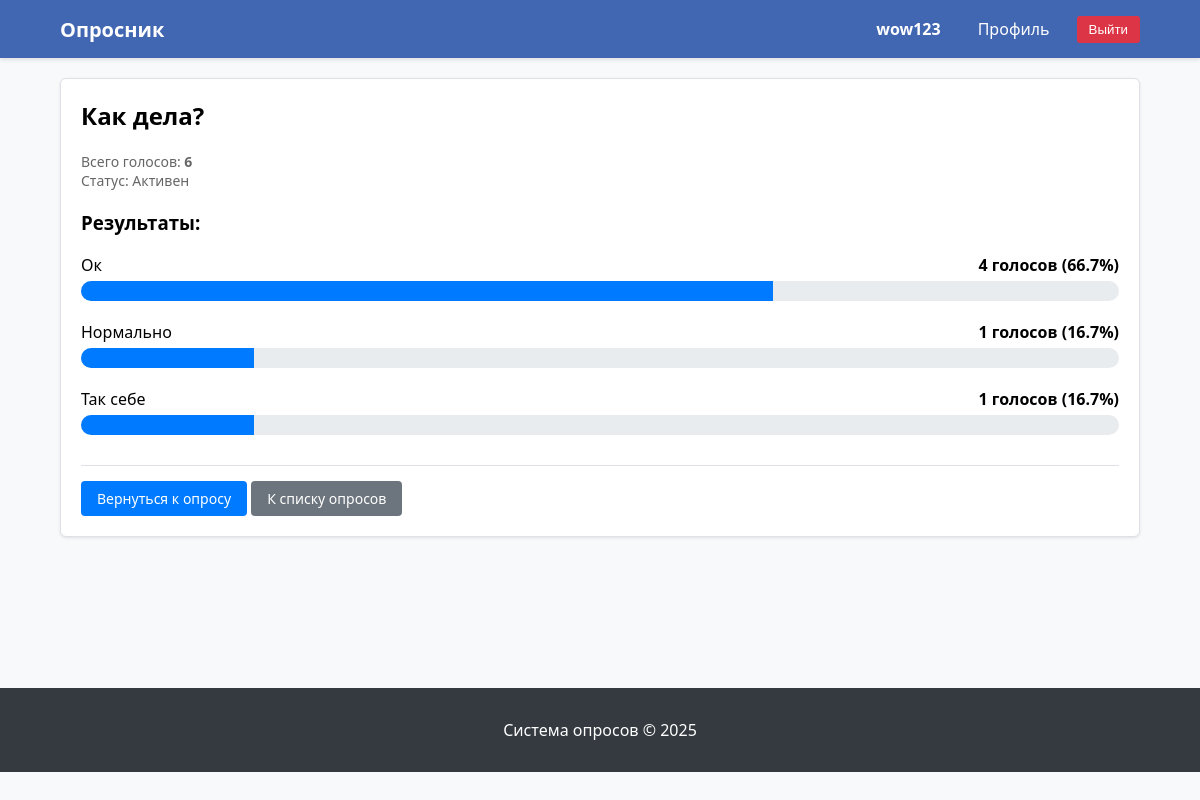
The app's page /polls/8/results/ (signed in) with its own data.
### polls/models.py (models this page shows, shortened)
class Question(models.Model):
    question_text = models.CharField(max_length=200, verbose_name='текст вопроса')
    pub_date = models.DateTimeField('дата публикации')
    description = models.TextField('полное описание', blank=True)
    short_description = models.CharField('краткое описание', max_length=300, blank=True)
    image = models.ImageField('изображение', upload_to='questions/', blank=True, null=True)
    author = models.ForeignKey(User, on_delete=models.SET_NULL, null=True, blank=True, verbose_name='автор')
    end_date = models.DateTimeField('окончание опроса', null=True, blank=True)
    def is_active(self):
        if self.end_date:
            return timezone.now() <= self.end_date
        return True  # Если end_date не указан, опрос всегда активен

class Choice(models.Model):
    question = models.ForeignKey(Question, on_delete=models.CASCADE, verbose_name='вопрос')
    choice_text = models.CharField(max_length=200, verbose_name='текст варианта')
    votes = models.IntegerField(default=0, verbose_name='голоса')
    voters = models.ManyToManyField(User, blank=True, related_name='votes', verbose_name='проголосовавшие')
    def get_percentage(self, total_votes):
        if total_votes > 0:
            return (self.votes / total_votes) * 100
        return 0

### polls/views.py (the view)
# urls.py: path('<int:question_id>/results/', views.results, name='results'),
def results(request, question_id):
    question = get_object_or_404(Question, pk=question_id)
    total_votes = sum(choice.votes for choice in question.choice_set.all())
    choices = []
    for choice in question.choice_set.all():
        percentage = choice.get_percentage(total_votes) if total_votes > 0 else 0
        choices.append({
            'choice': choice,
            'percentage': round(percentage, 1)
        })
    return render(request, 'polls/results.html', {
        'question': question,
        'choices': choices,
        'total_votes': total_votes,
    })

### polls/templates/polls/results.html
{% extends 'polls/base.html' %}
{% block content %}
<div class="card">
    <h2 style="margin-top: 0;">{{ question.question_text }}</h2>
    <div style="font-size: 14px; color: #666; margin-bottom: 20px;">
        <div>Всего голосов: <strong>{{ total_votes }}</strong></div>
        <div>Статус: {% if question.is_active %}Активен{% else %}Завершен{% endif %}</div>
    </div>
    <h3>Результаты:</h3>
    {% for choice_data in choices %}
        <div style="margin-bottom: 20px;">
            <div style="display: flex; justify-content: space-between; margin-bottom: 5px;">
                <div>{{ choice_data.choice.choice_text }}</div>
                <div><strong>{{ choice_data.choice.votes }} голосов ({{ choice_data.percentage }}%)</strong></div>
            </div>
            <div style="background: #e9ecef; height: 20px; border-radius: 10px; overflow: hidden;">
                <div style="background: #007bff; height: 100%; width: {{ choice_data.percentage }}%;"></div>
            </div>
        </div>
    {% endfor %}
    <div style="margin-top: 30px; padding-top: 15px; border-top: 1px solid #dee2e6;">
        <a href="{% url 'polls:detail' question.id %}" class="btn">Вернуться к опросу</a>
        <a href="{% url 'polls:index' %}" class="btn btn-secondary">К списку опросов</a>
    </div>
</div>
{% endblock %}

### polls/templates/polls/base.html (shortened to what this page needs)
<!DOCTYPE html>
<html>
<head>
</head>
<body>
    <div class="top-menu">
        <div class="container">
            <div class="menu-content">
                <a href="/" class="site-title">Опросник</a>
                <div class="menu-links">
                    {% if user.is_authenticated %}
                        <span class="username">{{ user.username }}</span>
                        <a href="{% url 'polls:profile' %}">Профиль</a>
                        <form class="logout-form" action="{% url 'polls:logout' %}" method="post">
                            <button type="submit" class="logout-btn">Выйти</button>
                        </form>
                    {% else %}
                        <a href="{% url 'polls:register' %}">Регистрация</a>
                        <a href="{% url 'polls:login' %}">Войти</a>
                    {% endif %}
                </div>
            </div>
        </div>
    </div>
    <div class="container main-content">
        {% block content %}{% endblock %}
    </div>
    <div class="footer">
        <div class="container">
            <p>Система опросов &copy; {% now "Y" %}</p>
        </div>
    </div>
</body>
</html>

### polls/templates/polls/base.html (style rules this page uses)
body { font-family: Segoe UI, Arial, sans-serif; margin: 0; background: #f8f9fa; }
.top-menu { background: #4267B2; padding: 12px 0; box-shadow: 0 2px 4px rgba(0,0,0,0.1); }
.container { width: 90%; max-width: 1200px; margin: 0 auto; }
.menu-content { display: flex; justify-content: space-between; align-items: center; }
.site-title { color: white; font-size: 20px; font-weight: bold; text-decoration: none; }
.menu-links { display: flex; gap: 15px; align-items: center; }
.menu-links a { color: white; text-decoration: none; padding: 6px 12px; border-radius: 3px; }
.username { color: white; font-weight: bold; margin-right: 10px; }
.logout-form { display: inline; }
.logout-btn { background: #dc3545; color: white; border: none; padding: 6px 12px; border-radius: 3px; cursor: pointer; }
.main-content { padding: 20px 0; min-height: 70vh; }
.card { background: white; border-radius: 6px; padding: 20px; margin-bottom: 20px; box-shadow: 0 1px 3px rgba(0,0,0,0.1); border: 1px solid #dee2e6; }
.footer { background: #343a40; color: white; text-align: center; padding: 15px 0; margin-top: 30px; }
.btn { display: inline-block; padding: 8px 16px; background: #007bff; color: white; border: none; border-radius: 4px; text-decoration: none; cursor: pointer; font-size: 14px; }
.btn-secondary { background: #6c757d; }

### records on screen
Question: question_text "Как дела?"
Choice: choice.choice_text "Ок", choice.votes "4", percentage "66.7"
Choice: choice.choice_text "Нормально", choice.votes "1", percentage "16.7"
Choice: choice.choice_text "Так себе", choice.votes "1", percentage "16.7"

### other values on screen
{{ user.username }} "wow123"
{{ total_votes }} "6"
